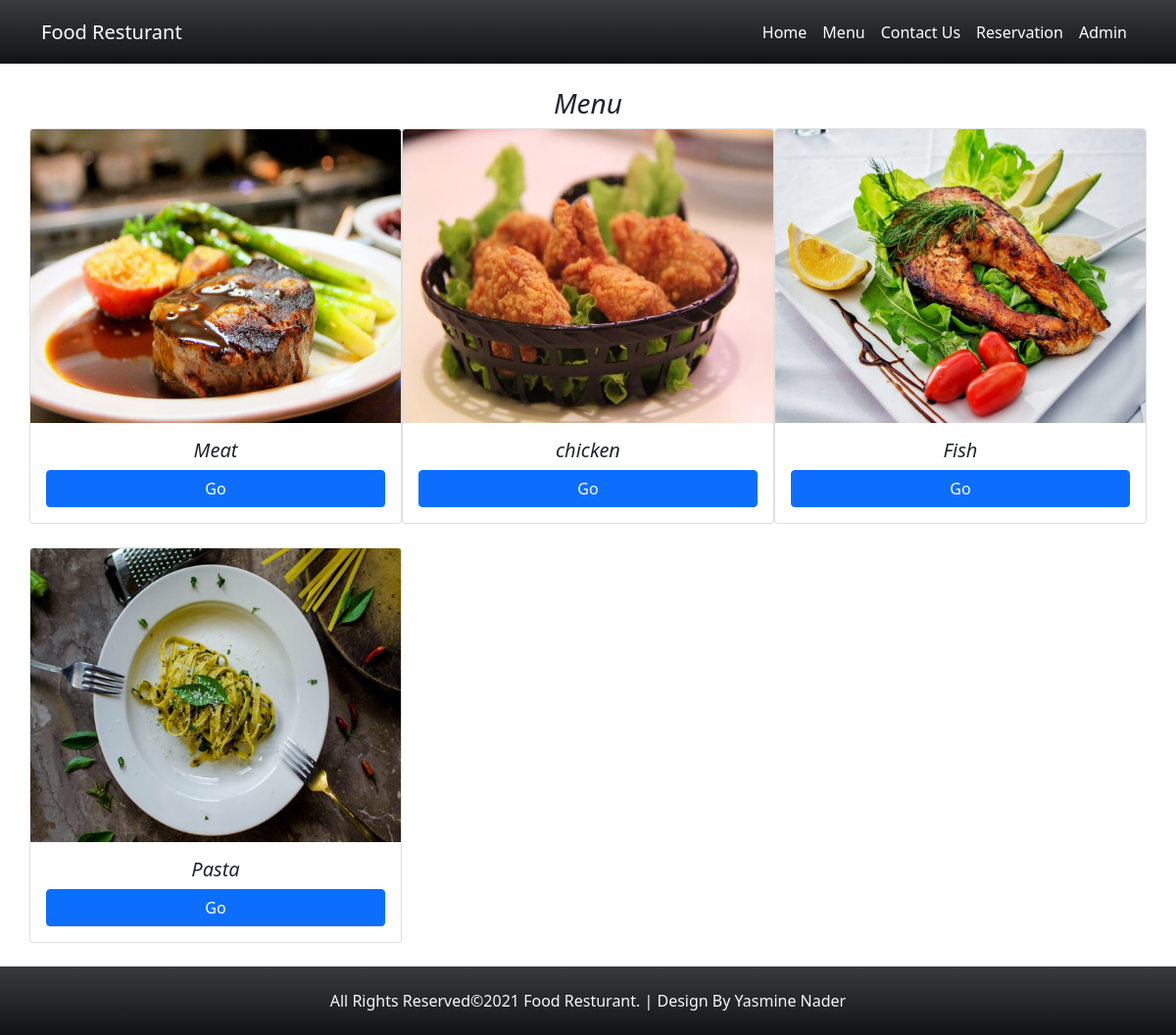
/front-end/subcategorymenu.php?id=1, run on the app's committed database.
### tables this page shows
CREATE TABLE `subcategory` (
  `id` int(11) NOT NULL,
  `name` char(100) NOT NULL,
  `categories_id` int(11) NOT NULL,
  `image` char(255) NOT NULL
);

### front-end/subcategorymenu.php (the view)
<?php
require "../connection/dbconnection.php";
$id=filter_var($_GET['id'],FILTER_SANITIZE_NUMBER_INT);
$sql="select * from subcategory where categories_id=".$id;
$query=mysqli_query($con,$sql);
?>
<?php include "../layout/header.php"?>
<div class="container">
    <h3 class="text-center fst-italic mt-4">Menu</h3>
    <div class="row row-cols-3 g-4 mb-4">
<?php while($data=mysqli_fetch_assoc($query)){?>
    <div class="card p-0" >
            <img style="height:300px" src="../uploads/<?php echo $data['image'];?>" class="card-img-top" alt="category image">
            <div class="card-body">
              <h5 class="card-title text-center fst-italic"><?php echo $data['name'];?></h5>
              <a href="menufooditem.php?id=<?php echo $data['id'];?>" class="btn btn-primary d-block">Go</a>
            </div>
          </div>
          <?php }?>
    </div>
</div>
<?php include '../layout/footer.php'?>

### css/style.css (style rules this page uses)
body { padding: 0px; margin: 0px; }

### data on the page
subcategory: image (picture), name "Meat"
subcategory: image (picture), name "chicken"
subcategory: image (picture), name "Fish"
subcategory: image (picture), name "Pasta"
